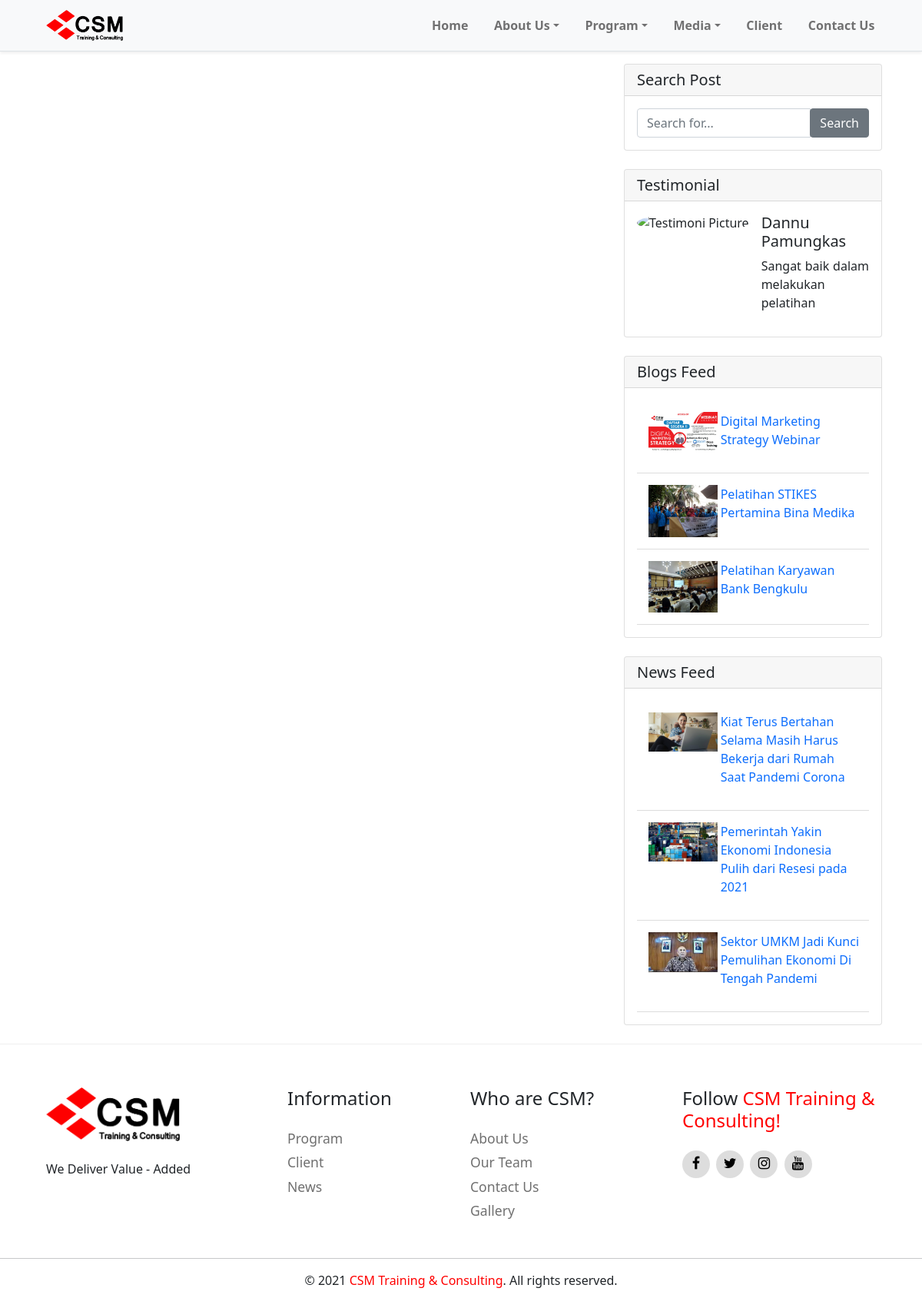
Page /content.php on the committed database.
### tables this page shows
CREATE TABLE `post` (
  `id` int(11) NOT NULL,
  `admin` varchar(255) NOT NULL,
  `category` varchar(255) NOT NULL,
  `title` longtext NOT NULL,
  `description` longtext NOT NULL,
  `PostingDate` timestamp NOT NULL DEFAULT current_timestamp(),
  `UpdateDate` timestamp NULL DEFAULT NULL ON UPDATE current_timestamp(),
  `Is_Active` int(1) DEFAULT NULL,
  `url` mediumtext NOT NULL,
  `image` varchar(255) DEFAULT NULL
);

### content.php (the view, shortened to what this page needs)
<?php
include_once("assets/includes/function.php");
?>
<!DOCTYPE html>
<html lang="en">
    <head>
        <link rel="stylesheet" href="../assets/css/style.css">
        <link href="https://cdnjs.cloudflare.com/ajax/libs/font-awesome/4.7.0/css/font-awesome.min.css" rel="stylesheet">
        <link href="https://cdn.jsdelivr.net/npm/bootstrap@5.0.0-beta1/dist/css/bootstrap.min.css" rel="stylesheet">
        <link rel="stylesheet" href="../assets/lib/owlcarousel/owl.carousel.min.css">
        <link rel="stylesheet" href="../assets/lib/venobox/venobox.css" type="text/css" media="screen" />
    </head>
    <body>
        <?php include("assets/includes/header.php"); ?>
        <section>
            <div class="pt-3 bg-white">
                <div class="container post-content">
                    <div class="row">
                        <div class="col-md-8 mb-3">
                        </div>
                        <div class="col-md-4">
                            <div class="card mb-4">
                                <h5 class="card-header">Search Post</h5>
                                <div class="card-body">
                                    <form name="search" action="search?search=<?php echo $_GET['search'];?>" method="GET">
                                        <div class="input-group">
                                            <input type="text" name="search" class="form-control" placeholder="Search for..." required>
                                            <span class="input-group-btn">
                                                <button class="btn btn-secondary" type="submit">Search</button>
                                            </span>
                                        </div>
                                    </form>
                                </div>
                            </div>
                            <div class="card my-4">
                                <h5 class="card-header">Testimonial</h5>
                                <div class="card-body">
                                    <div class="testi">
                                        <img class="d-flex me-3 rounded-circle" src="https://news.mineversal.com/images/usericon.png" alt="Testimoni Picture">
                                        <div class="testi-body" style="text-align: justify;">
                                            <h5 class="mt-0">Dannu Pamungkas <?php  ?></h5>
                                            <p>Sangat baik dalam melakukan pelatihan <?php  ?></p>
                                        </div>
                                    </div>
                                </div>
                            </div>
                            <div class="card mb-4">
                                <h5 class="card-header">Blogs Feed</h5>
                                <div class="card-body">
                                    <?php $query=mysqli_query($kon,"SELECT post.title AS posttitle, post.image, post.url FROM post WHERE category='Blog' AND Is_Active=1 ORDER BY post.id DESC LIMIT 3");
                                    while ($row_post=mysqli_fetch_array($query)) {
                                    $url_link = $row_post['url'].".html";
                                    ?>
                                    <div class="recent-single-post">
                                        <div class="feed-img">
                                            <a href="<?php echo $url_link;?>">
                                                <img class="img-feed" src="assets/post-img/<?php echo htmlentities($row_post['image']);?>" alt="">
                                            </a>
                                        </div>
                                        <div class="pst-content">
                                            <p><a href="<?php echo $url_link;?>"><?php echo htmlentities($row_post['posttitle']);?></a></p>
                                        </div>
                                    </div>
                                    <?php } ?>
                                </div>
                            </div>
                            <div class="card mb-4">
                                <h5 class="card-header">News Feed</h5>
                                <div class="card-body">
                                    <?php $query=mysqli_query($kon,"SELECT post.title AS posttitle, post.image, post.url FROM post WHERE category='News' AND Is_Active=1 ORDER BY post.id DESC LIMIT 3");
                                    while ($row_post=mysqli_fetch_array($query)) {
                                    $url_link = $row_post['url'].".html";
                                    ?>
                                    <div class="recent-single-post">
                                        <div class="feed-img">
                                            <a href="<?php echo $url_link;?>">
                                                <img class="img-feed" src="assets/post-img/<?php echo htmlentities($row_post['image']);?>" alt="">
                                            </a>
                                        </div>
                                        <div class="pst-content">
                                            <p><a href="<?php echo $url_link;?>"><?php echo htmlentities($row_post['posttitle']);?></a></p>
                                        </div>
                                    </div>
                                    <?php } ?>
                                </div>
                            </div>
                        </div>
                    </div>
                </div>
            </div>
        </section>
        <?php include("assets/includes/footer.php"); ?>
    </body>
</html>

### assets/includes/header.php (shortened to what this page needs)
<header class="sticky-top shadow-sm bg-light border-bottom">
            <nav class="navbar navbar-expand-lg navbar-light bg-light ms-lg-5">
                <div class="container-fluid">
                    <a class="navbar-brand" href="/"><img src="../assets/img/logo.png" width="100"/></a>
                    <div class="collapse navbar-collapse me-4" id="navbarSupportedContent">
                        <ul class="navbar-nav me-auto mb-2 mb-lg-0">
                            <li class="nav-item">
                                <a class="nav-link" aria-current="page" href="/">Home</a>
                            </li>
                            <li class="nav-item dropdown">
                                <a class="nav-link dropdown-toggle" href="#" id="navbarDropdown" role="button" data-bs-toggle="dropdown" aria-expanded="false">About Us</a>
                            </li>
                            <li class="nav-item dropdown">
                                <a class="nav-link dropdown-toggle" href="#" id="navbarDropdown" role="button" data-bs-toggle="dropdown" aria-expanded="false">Program</a>
                            </li>
                            <li class="nav-item dropdown">
                                <a class="nav-link dropdown-toggle" href="#" id="navbarDropdown" role="button" data-bs-toggle="dropdown" aria-expanded="false">Media</a>
                            </li>
                            <li class="nav-item">
                                <a class="nav-link" href="client">Client</a>
                            </li>
                            <li class="nav-item">
                                <a class="nav-link" href="contact">Contact Us</a>
                            </li>
                        </ul>
                    </div>
                </div>
            </nav>
        </header>

### assets/includes/footer.php
<footer class="py-2 footer-style">
            <div class="section-footer container-fluid mt-5">
                <div class="row px-5">
                    <div class="col-md-3 col-xs-12 col-text">
                        <img src="../assets/img/logo.png" height="70px" class="mb-4" alt="CSM Logo">
                        <p>We Deliver Value - Added</p>
                    </div>
                    <div class="col-md-3 menu col-xs-12">
                        <h4 class="mb-4">Information</h4>
                        <ul>
                            <li><a href="program">Program</a></li>
                            <li><a href="client">Client</a></li>
                            <li><a href="news">News</a></li>
                        </ul>
                    </div>
                    <div class="col-md-3 col-xs-12">
                        <h4 class="mb-4">Who are CSM?</h4>
                        <ul>
                            <li><a href="tentang">About Us</a></li>
                            <li><a href="organisasi">Our Team</a></li>
                            <li><a href="contact">Contact Us</a></li>
                            <li><a href="gallery">Gallery</a></li>
                        </ul>
                    </div>
                    <div class="col-md-3 col-xs-12" id="contact">
                        <h4 class="mb-4">Follow <span style="color: red;">CSM Training & Consulting!</span></h4>
                        <a href="https://www.facebook.com/csm.wenty" class="fa fa-facebook"></a>
                        <a href="https://twitter.com/ConsultingCsm" class="fa fa-twitter"></a>
                        <a href="https://instagram.com/csmtraining" class="fa fa-instagram"></a>
                        <a href="https://youtube.com/channel/UCKwhXIRvdA6ayb1y7vNjeow" class="fa fa-youtube"></a>
                    </div>
                </div>
            </div>
            <div class="container-fluid mt-5">
                <div class="row">
                    <hr>
                    <div class="col-xs-12 copy-right col-md-12 p-0 text-center">
                        <p>&copy; 2021 <span style="color: red;">CSM Training & Consulting</span>. All rights reserved.</p>
                    </div>
                </div>
            </div>
        </footer>

### assets/css/style.css (style rules this page uses)
html, body { scroll-behavior: smooth; }
nav .nav-link { text-decoration: none; text-transform: capitalize; font-weight: 600; color: #363f41; margin-right: 1.1rem; transition: 0.3s; }
nav #navbarSupportedContent { width: auto; }
.testi { display: -ms-flexbox; display: flex; -ms-flex-align: start; align-items: flex-start; }
.testi-body { -ms-flex: 1; flex: 1; }
.recent-single-post { border-bottom: 1px solid #ddd; display: block; overflow: hidden; padding: 15px 10px; }
.feed-img { display: inline-block; float: left; padding: 0 5px; width: 35%; }
.img-feed { max-width: 90px; }
.pst-content { display: inline-block; float: left; width: 65%; }
.pst-content p a { text-decoration: none; }
.post-content .card { flex: 1; margin: 0 10px; }
.footer-style { border-top: 0.8px solid #00000010 !important; }
footer .section-footer .col-text { text-align: justify; }
footer ul { list-style-type: none; margin: 0; padding: 0; }
footer ul li { margin-top: 5px; }
footer ul li a { color: #707070; transition: 0.3s; font-size: 1.1rem; text-decoration: none; }
footer .menu { padding-left: 50px; }
#contact a { font-size: 18px; display: inline-block; background: #ddd; color: black; line-height: 1; padding: 8px 0; margin-right: 4px; border-radius: 50%; text-align: center; width: 36px; height: 36px; transition: 0.3s; text-decoration: none; }

### rows in the picture
post: image (picture), title "Digital Marketing Strategy Webinar"
post: image (picture), title "Pelatihan STIKES Pertamina Bina Medika"
post: image (picture), title "Pelatihan Karyawan Bank Bengkulu"
post: image (picture), title "Kiat Terus Bertahan Selama Masih Harus Bekerja dari Rumah Saat Pandemi Corona"
post: image (picture), title "Pemerintah Yakin Ekonomi Indonesia Pulih dari Resesi pada 2021"
post: image (picture), title "Sektor UMKM Jadi Kunci Pemulihan Ekonomi Di Tengah Pandemi"
